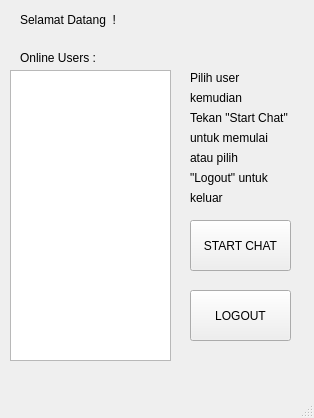
<?xml version="1.0" encoding="UTF-8"?>
<ui version="4.0">
 <class>ListUserWindow</class>
 <widget class="QMainWindow" name="ListUserWindow">
  <property name="geometry">
   <rect>
    <x>0</x>
    <y>0</y>
    <width>314</width>
    <height>418</height>
   </rect>
  </property>
  <property name="windowTitle">
   <string>List User</string>
  </property>
  <widget class="QWidget" name="centralwidget">
   <widget class="QListWidget" name="listUserWidget">
    <property name="geometry">
     <rect>
      <x>10</x>
      <y>70</y>
      <width>161</width>
      <height>291</height>
     </rect>
    </property>
   </widget>
   <widget class="QLabel" name="activeUser">
    <property name="geometry">
     <rect>
      <x>20</x>
      <y>10</y>
      <width>261</width>
      <height>20</height>
     </rect>
    </property>
    <property name="text">
     <string>Selamat Datang &lt;user disini&gt; !</string>
    </property>
   </widget>
   <widget class="QLabel" name="label">
    <property name="geometry">
     <rect>
      <x>20</x>
      <y>50</y>
      <width>91</width>
      <height>16</height>
     </rect>
    </property>
    <property name="text">
     <string>Online Users :</string>
    </property>
   </widget>
   <widget class="QToolButton" name="startChatButton">
    <property name="geometry">
     <rect>
      <x>190</x>
      <y>220</y>
      <width>101</width>
      <height>51</height>
     </rect>
    </property>
    <property name="text">
     <string>START CHAT</string>
    </property>
   </widget>
   <widget class="QToolButton" name="logoutButton">
    <property name="geometry">
     <rect>
      <x>190</x>
      <y>290</y>
      <width>101</width>
      <height>51</height>
     </rect>
    </property>
    <property name="text">
     <string>LOGOUT</string>
    </property>
   </widget>
   <widget class="QLabel" name="label_2">
    <property name="geometry">
     <rect>
      <x>190</x>
      <y>70</y>
      <width>61</width>
      <height>16</height>
     </rect>
    </property>
    <property name="text">
     <string>Pilih user  </string>
    </property>
   </widget>
   <widget class="QLabel" name="label_3">
    <property name="geometry">
     <rect>
      <x>190</x>
      <y>90</y>
      <width>61</width>
      <height>16</height>
     </rect>
    </property>
    <property name="text">
     <string>kemudian</string>
    </property>
   </widget>
   <widget class="QLabel" name="label_4">
    <property name="geometry">
     <rect>
      <x>190</x>
      <y>110</y>
      <width>121</width>
      <height>16</height>
     </rect>
    </property>
    <property name="text">
     <string>Tekan &quot;Start Chat&quot;</string>
    </property>
   </widget>
   <widget class="QLabel" name="label_5">
    <property name="geometry">
     <rect>
      <x>190</x>
      <y>130</y>
      <width>101</width>
      <height>16</height>
     </rect>
    </property>
    <property name="text">
     <string>untuk memulai</string>
    </property>
   </widget>
   <widget class="QLabel" name="label_6">
    <property name="geometry">
     <rect>
      <x>190</x>
      <y>150</y>
      <width>62</width>
      <height>16</height>
     </rect>
    </property>
    <property name="text">
     <string>atau pilih</string>
    </property>
   </widget>
   <widget class="QLabel" name="label_7">
    <property name="geometry">
     <rect>
      <x>190</x>
      <y>170</y>
      <width>101</width>
      <height>16</height>
     </rect>
    </property>
    <property name="text">
     <string>&quot;Logout&quot; untuk</string>
    </property>
   </widget>
   <widget class="QLabel" name="label_8">
    <property name="geometry">
     <rect>
      <x>190</x>
      <y>190</y>
      <width>41</width>
      <height>16</height>
     </rect>
    </property>
    <property name="text">
     <string>keluar</string>
    </property>
   </widget>
  </widget>
  <widget class="QMenuBar" name="menubar">
   <property name="geometry">
    <rect>
     <x>0</x>
     <y>0</y>
     <width>314</width>
     <height>22</height>
    </rect>
   </property>
  </widget>
  <widget class="QStatusBar" name="statusbar"/>
 </widget>
 <resources/>
 <connections/>
</ui>
